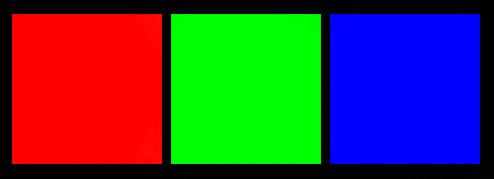
#> input picture RGB.jpg, 494 x 179 px
$ jupyter execute --allow-errors Learn_OpenCV_10.ipynb   (older library calls are emulated)
#> lines starting #> are read from the running program, lines starting #| are printed output that depends on the picture; after the words box and inside, x2 and y2 are one past the last pixel; in counts of white or black regions, pixels touching at a corner belong together; long printed decimals are rounded
[cell 1]
import cv2
import numpy as np

[cell 2]
img = cv2.imread('RGB.jpg')
#> img is the input picture: shape (179, 494, 3); mean B, G, R 65.7, 65.3, 65.3
hsv = cv2.cvtColor(img,cv2.COLOR_BGR2HSV)
#> hsv: shape (179, 494, 3); mean H, S, V 60.2, 242.3, 194.5

lower_red=np.array([160,110,170])
upper_red=np.array([180,255,255])
maskR = cv2.inRange(hsv,lower_red,upper_red)
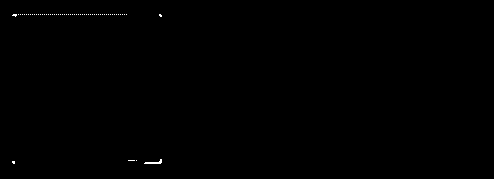
#> maskR: shape (179, 494); 0.15% white in thin lines or dots, all inside (x1, y1, x2, y2) = (12, 14, 162, 164)
res = cv2.bitwise_and(img,img,mask=maskR)
gray = cv2.cvtColor(res,cv2.COLOR_BGR2GRAY)
ret,thresh = cv2.threshold(gray,1,1,cv2.THRESH_TOZERO)
image,contours,hierarchy = cv2.findContours(thresh,cv2.RETR_TREE,cv2.CHAIN_APPROX_NONE)
#> contours = 61 contours, 60 with area under 20; largest, box (x1, y1, x2, y2) and area: (144, 159, 162, 164) 21
cnt = contours[0]
#> cnt = [[12, 161], [12, 162], [13, 163], [14, 163], [14, 162], [14, 161], [13, 161]]
#M = cv2.moments(cnt)
ellipse = cv2.fitEllipse(cnt)
#> ellipse = ((13.11, 161.9), (2.22, 2.67), 135)
#print(M)
print("*****************")
print(cnt)
#| [[[ 12 161]]
#|  [[ 12 162]]
#|  [[ 13 163]]
#|  [[ 14 163]]
#|  [[ 14 162]]
#|  [[ 14 161]]
#|  [[ 13 161]]]
print(ellipse)
#| ((13.112, 161.888), (2.219, 2.666), 135.000)
print(contours)
#> (printed output is left out)

#> (a cell that did not finish here is left out)

[cell 4]
(x,y),(MA,ma),angle = ellipse
#> x = 13.11; y = 161.9; MA = 2.22; ma = 2.67; angle = 135

[cell 5]
cv2.circle(img,(int(x),int(y)),1,(255,255,255),-1)
#> img: shape (179, 494, 3); 0.01% of pixels changed, all inside (x1, y1, x2, y2) = (12, 160, 15, 163)
